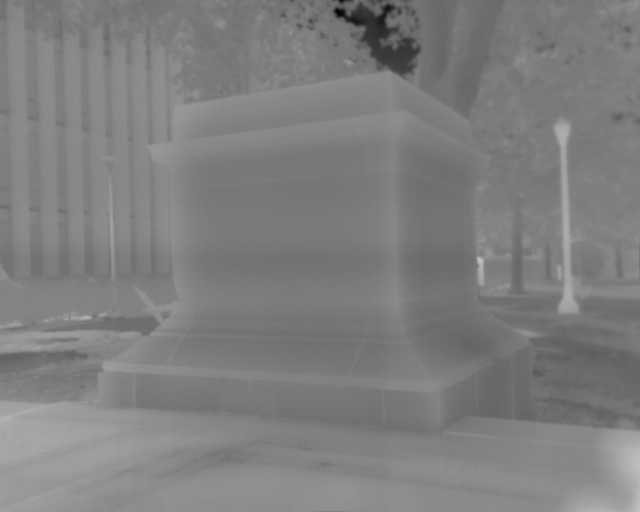
#> input picture 0thermal.png, 640 x 512 px, found by its file name
$ python canny_test.py
#> lines starting #> are read from the running program, lines starting #| are printed output that depends on the picture; after the words box and inside, x2 and y2 are one past the last pixel; in counts of white or black regions, pixels touching at a corner belong together
import cv2
import numpy as np

# Let's load a simple image with 3 black squares
image = cv2.imread("/home/allenthreee/yuanchongjian_ws/data/ftm4cjy/0thermal.png")
#> image is the input picture: shape (512, 640, 3); min 0, max 195, mean 126.6
# cv2.waitKey(0)
print("load image")

# Grayscale
gray = cv2.cvtColor(image, cv2.COLOR_BGR2GRAY)

# Find Canny edges
canny_threshold = 5
edged = cv2.Canny(gray, canny_threshold, canny_threshold*3, 3)
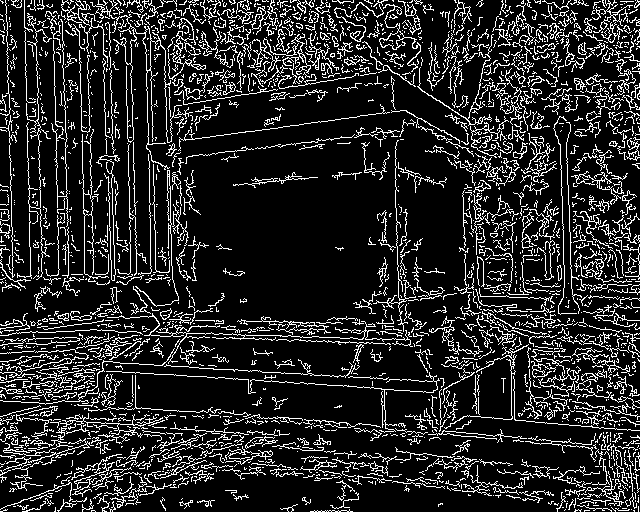
#> edged: shape (512, 640); 15.5% white in thin lines or dots
cv2.waitKey(0)

# Finding Contours
# Use a copy of the image e.g. edged.copy()
# since findContours alters the image
contours, hierarchy = cv2.findContours(edged,
	cv2.RETR_EXTERNAL, cv2.CHAIN_APPROX_NONE)
#> contours = 2051 contours, 1946 with area under 20; largest, box (x1, y1, x2, y2) and area: (90, 0, 182, 170) 335, (379, 4, 421, 72) 279, (168, 18, 206, 80) 144, (135, 170, 179, 307) 141, (417, 34, 494, 126) 117

cv2.imshow('Canny Edges After Contouring', edged)
cv2.waitKey(0)

print("Number of Contours found = " + str(len(contours)))
#| Number of Contours found = 2051

# Draw all contours
# -1 signifies drawing all contours
cv2.drawContours(image, contours, -1, (0, 255, 0), 3)
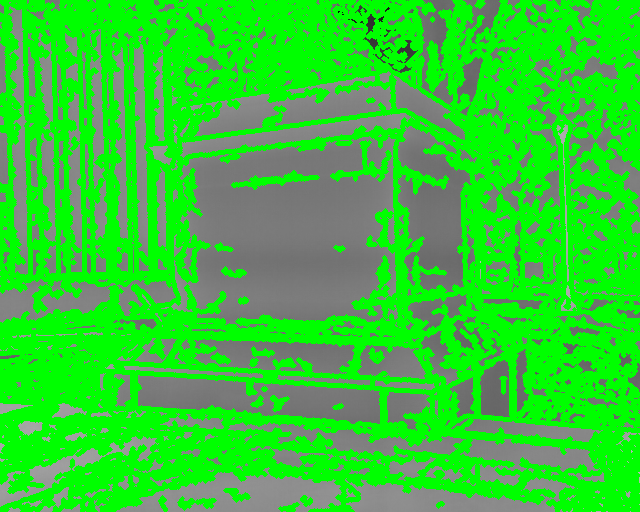
#> image: shape (512, 640, 3); mean B, G, R 51.7, 202.2, 51.7

cv2.imshow('Contours', image)
cv2.waitKey(0)
cv2.destroyAllWindows()
